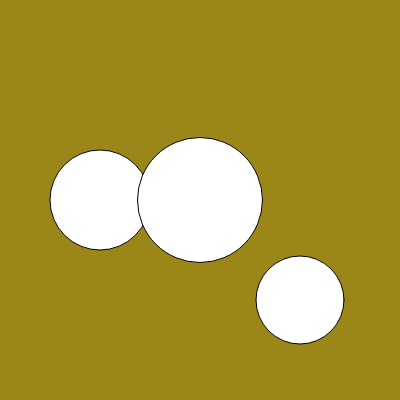
Frame 1 (no input)
Frame 60 (no input): identical to frame 1, image omitted
Frame 120 (the mouse pressed at the canvas centre since frame 60): identical to frame 1, image omitted

The p5.js sketch that drew this single still picture (run headless with seeded random() and noise() and a simulated clock; from frame 60 on, the mouse is pressed at the canvas centre):

// p5.js sketch
// ── sketch.js

// list of array 
var nums = [100, 55, 88, 125]; // an array with 4 items, index 0-3
var num = 100; // a variable

function setup() {
	createCanvas(400, 400);
}

function draw() {
	background(155, 135, 23);
	ellipse(100, 200, num, num); // width and height are drawn at the variable num
	ellipse(200, 200, nums[3], nums[3]); //width and height are drawn at index 3 for a value of 96
	ellipse(300, 300, nums[2], nums[2]); //width and height are drawn at index 2 for a value of 29
}
